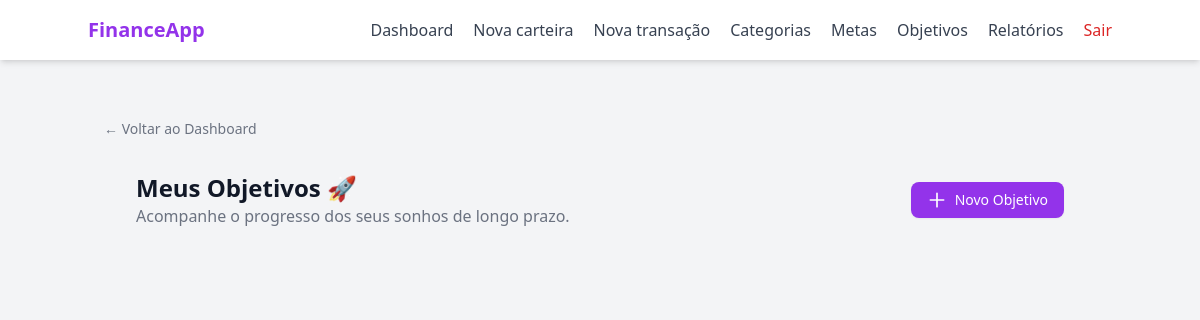
The app's page /objectives/ (signed in), older data.
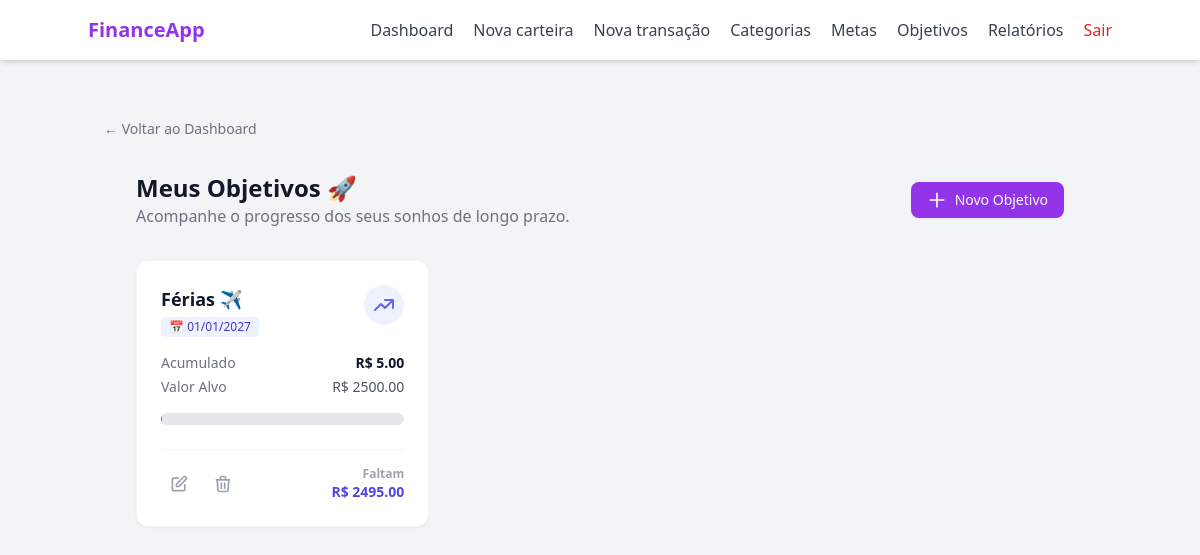
The same page, newer data.
### models/objective.py (models this page shows, shortened)
class Objective(db.Model):
    __tablename__ = "objectives"
    id = db.Column(db.Integer, primary_key=True)
    objective_name = db.Column(db.String(100), nullable=False)
    target_amount = db.Column(db.Float, nullable=False)
    due_date = db.Column(db.DateTime, nullable=True)
    is_active = db.Column(db.Boolean, default=True)
    icon = db.Column(db.String(10), nullable=True)
    user_id = db.Column(db.Integer, db.ForeignKey("users.id"), nullable=False)
    wallet_id = db.Column(db.Integer, db.ForeignKey("wallets.id"), nullable=True)
    user = db.relationship("User", backref="objectives")
    wallet = db.relationship("Wallet", backref="objectives")

### models/wallet.py (models this page shows, shortened)
class Wallet(db.Model):
    __tablename__ = "wallets"
    id = db.Column(db.Integer, primary_key= True)
    wallet_name = db.Column(db.String(100), nullable= False)
    initial_balance = db.Column(db.Float, default= 0.0)
    current_balance = db.Column(db.Float, default= 0.0)
    is_active = db.Column(db.Boolean, default= True)
    created_at = db.Column(db.DateTime, default= lambda: datetime.now(timezone.utc).date())
    user_id = db.Column(db.Integer, db.ForeignKey("users.id"), nullable= False)

### routes/objective_routes.py (the view)
@objective_bp.route("/", methods=["GET"])
@login_required
def objective_index_page():
    wallets = WalletController.get_wallets_by_user(current_user.id)
    categories = CategoryController.get_user_categories(current_user.id)
    objectives = ObjectiveController.get_objectives_user(current_user.id)
    objectives_data = []
    for objective in objectives:
        if objective.wallet:
            current_balance = objective.wallet.current_balance
        else:
            current_balance = sum(wallet.current_balance for wallet in wallets)
        if objective.target_amount > 0:
            percentage = round((current_balance / objective.target_amount) * 100, 2)
        else:
            percentage = 0.0
        objectives_data.append({
            'id': objective.id,
            'objective_name': objective.objective_name,
            'objective_icon': objective.icon,
            'target_amount': objective.target_amount,
            'current_amount': current_balance,
            'due_date': objective.due_date,
            'wallet_id': objective.wallet_id,
            'percentage': percentage
        })
    return render_template('objective/index.html',
                           objectives_data=objectives_data,
                           categories=categories,
                           wallets=wallets)

### controllers/category_controller.py (called while the page is built)
    @staticmethod
    def get_user_categories(user_id):
        return UserCategory.query.filter_by(user_id= user_id).all()

### controllers/objective_controller.py (called while the page is built)
    @staticmethod
    def get_objectives_user(user_id):
        return Objective.query.filter_by(user_id=user_id, is_active=True).all()

### controllers/wallet_controller.py (called while the page is built)
    @staticmethod
    def get_wallets_by_user(user_id):
        wallets = Wallet.query.filter_by(user_id= user_id, is_active= True).all()
        return wallets

### templates/objective/index.html (shortened to what the changed rows need)
{% extends "base.html" %}
{% block content %}
<div class="max-w-7xl mx-auto px-4 sm:px-6 lg:px-8 py-8">
    <div class="flex flex-col sm:flex-row justify-between items-start sm:items-center mb-8 gap-4">
        <div>
            <h1 class="text-2xl font-bold text-gray-900">Meus Objetivos 🚀</h1>
        </div>
    </div>
    <div class="grid grid-cols-1 md:grid-cols-2 lg:grid-cols-3 gap-6">
        {% for item in objectives_data %}
        <div class="bg-white rounded-xl shadow-sm border border-gray-100 p-6 flex flex-col justify-between hover:shadow-md transition-shadow h-full">
            <div>
                <div class="flex justify-between items-start mb-4">
                    <div>
                        <h3 class="font-bold text-gray-900 text-lg">{{ item.objective_name }} {{ item.objective_icon }}</h3>
                        {% if item.due_date %}
                            <span class="inline-flex items-center px-2 py-0.5 rounded text-xs font-medium bg-indigo-50 text-indigo-700 mt-1">
                                📅 {{ item.due_date.strftime('%d/%m/%Y') }}
                            </span>
                        {% else %}
                            <span class="inline-flex items-center px-2 py-0.5 rounded text-xs font-medium bg-gray-100 text-gray-500 mt-1">
                                Sem prazo
                            </span>
                        {% endif %}
                    </div>
                    {% if item.percentage >= 100 %}
                        <div class="text-green-600 bg-green-100 p-2 rounded-full">
                            <svg class="w-6 h-6" fill="none" stroke="currentColor" viewBox="0 0 24 24"><path stroke-linecap="round" stroke-linejoin="round" stroke-width="2" d="M9 12l2 2 4-4m6 2a9 9 0 11-18 0 9 9 0 0118 0z"></path></svg>
                        </div>
                    {% else %}
                        <div class="text-indigo-500 bg-indigo-50 p-2 rounded-full">
                            <svg class="w-6 h-6" fill="none" stroke="currentColor" viewBox="0 0 24 24"><path stroke-linecap="round" stroke-linejoin="round" stroke-width="2" d="M13 7h8m0 0v8m0-8l-8 8-4-4-6 6"></path></svg>
                        </div>
                    {% endif %}
                </div>
                <div class="mb-4 space-y-1">
                    <div class="flex justify-between text-sm">
                        <span class="text-gray-500">Acumulado</span>
                        <span class="font-bold text-gray-900">R$ {{ "%.2f"|format(item.current_amount) }}</span>
                    </div>
                    <div class="flex justify-between text-sm">
                        <span class="text-gray-500">Valor Alvo</span>
                        <span class="font-medium text-gray-600">R$ {{ "%.2f"|format(item.target_amount) }}</span>
                    </div>
                </div>
                <div class="relative w-full h-3 bg-gray-200 rounded-full overflow-hidden mb-4">
                </div>
            </div>
            <div class="flex items-center justify-between border-t border-gray-100 pt-4 mt-2">
                <div class="flex space-x-2">
                    <button onclick="openEditObjectiveModal(
                                '{{ url_for('objective_bp.edit_objective', objective_id=item.id) }}',
                                '{{ item.id }}',
                                '{{ item.objective_name }}',
                                '{{ item.target_amount }}',
                                '{{ item.due_date.strftime('%Y-%m-%d') if item.due_date else '' }}',
                                '{{ item.objective_icon }}',
                                '{{ item.wallet_id }}'
                                )"
                            class="p-2 text-gray-400 hover:text-purple-600 rounded-lg transition-colors"
                            title="Editar Objetivo">
                        <svg class="w-5 h-5" fill="none" stroke="currentColor" viewBox="0 0 24 24">
                            <path stroke-linecap="round" stroke-linejoin="round" stroke-width="2" d="M11 5H6a2 2 0 00-2 2v11a2 2 0 002 2h11a2 2 0 002-2v-5m-1.414-9.414a2 2 0 112.828 2.828L11.828 15H9v-2.828l8.586-8.586z"></path>
                        </svg>
                    </button>
                    <button onclick="openConfirmModal(
                                '{{ url_for('objective_bp.delete_objective', objective_id=item.id) }}',
                                'Excluir Objetivo',
                                'Tem certeza que deseja desistir do objetivo <b>{{ item.objective_name }}</b>? Todo o histórico será apagado.'
                                )"
                            class="p-2 text-gray-400 hover:text-red-600 hover:bg-red-50 rounded-lg transition-colors"
                            title="Excluir Objetivo">
                        <svg class="w-5 h-5" fill="none" stroke="currentColor" viewBox="0 0 24 24">
                            <path stroke-linecap="round" stroke-linejoin="round" stroke-width="2" d="M19 7l-.867 12.142A2 2 0 0116.138 21H7.862a2 2 0 01-1.995-1.858L5 7m5 4v6m4-6v6m1-10V4a1 1 0 00-1-1h-4a1 1 0 00-1 1v3M4 7h16"></path>
                        </svg>
                    </button>
                </div>
                <div class="text-right text-xs font-semibold">
                    {% set remaining = item.target_amount - item.current_amount %}
                    {% if remaining <= 0 %}
                        <span class="text-green-600 font-bold text-sm">Concluído! 🎉</span>
                    {% else %}
                        <span class="text-gray-400 block">Faltam</span>
                        <span class="text-indigo-600 text-sm">R$ {{ "%.2f"|format(remaining) }}</span>
                    {% endif %}
                </div>
            </div>
        </div>
        {% endfor %}
    </div>
</div>
{% endblock %}

Row changes from the older to the newer data that the page shows:
added Objective: objective_name "Férias", objective_icon "✈️", due_date "01/01/2027", target_amount "2500.00"
now on this page (row edited): Wallet: current_amount "5.00"
Text that changed along with them:
new list line: "Acumulado R$ Valor Alvo R$ Faltam R$ 2495.00"
